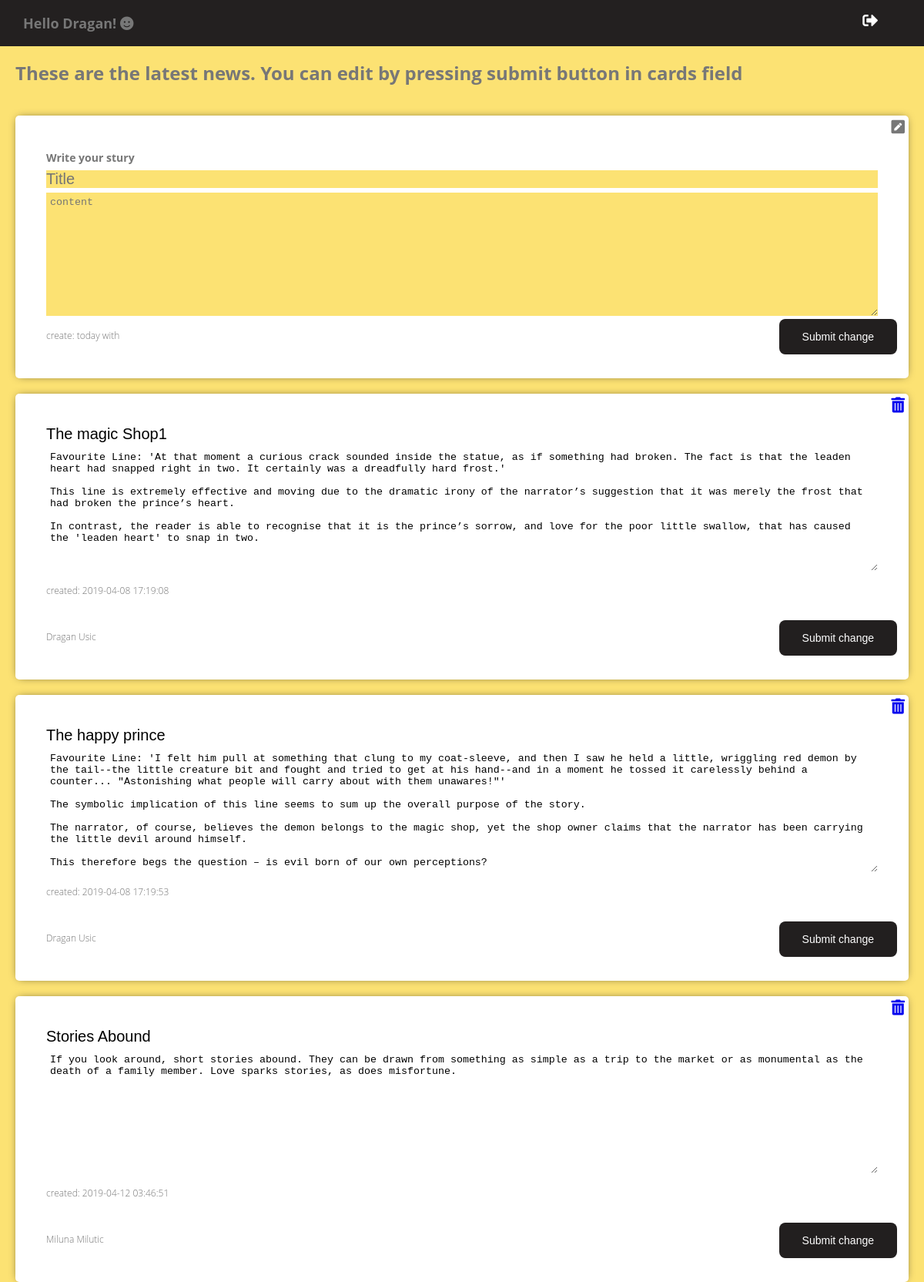
/welcome.php (signed in), run on the app's committed database.
### tables this page shows
CREATE TABLE `users` (
                       `ID` int(10) UNSIGNED NOT NULL,
                       `first_name` varchar(145) DEFAULT NULL,
                       `last_name` varchar(145) DEFAULT NULL,
                       `tel` varchar(50) DEFAULT NULL,
                       `email` varchar(545) DEFAULT NULL,
                       `gender` enum('male','female') DEFAULT NULL,
                       `pass` varchar(150) DEFAULT NULL,
                       `age` varchar(150) DEFAULT NULL
);

CREATE TABLE `news` (
                      `ID_news` int(10) UNSIGNED NOT NULL,
                      `title` varchar(245) DEFAULT NULL,
                      `date` timestamp NOT NULL DEFAULT CURRENT_TIMESTAMP,
                      `data` varchar(1045) DEFAULT NULL,
                      `users_ID` int(10) UNSIGNED NOT NULL
);

### functions.php (called while the page is built, shortened)
<?php
function findAllNews(mysqli $database)
{
  $statement = $database->prepare("SELECT * FROM news INNER JOIN users u ON users_ID=u.id ");
  $statement->execute();
  $news = $statement->get_result()->fetch_all(MYSQLI_ASSOC);
  return $news;
}
function findUser(mysqli $database, $user)
{
  $statement = $database->prepare("SELECT first_name, ID FROM users WHERE ID = ?");
  $statement->bind_param('i', $user);
  $statement->execute();
  $user = $statement->get_result()->fetch_all(MYSQLI_ASSOC);
  return $user;
}
?>

### welcome.php (the view, shortened to what this page needs)
<?php
require 'dbConect.php';
require 'functions.php';
$userCookie = $_SESSION['userID'];
try {
  $user = findUser($database, $userCookie);
  try {
    $news = findAllNews($database);
  } catch (Exception $exception) {
    $news = [];
  }
}  catch (Exception $exception) {
  $user = [];
}
?>
<!doctype html>
<lang="en">
<head>
  <link rel="stylesheet" href="https://use.fontawesome.com/releases/v5.7.2/css/all.css">
  <link rel="stylesheet" href="css/style.css">
</head>
<body>
  <header class="header">
    <div class="container">
      <nav>
        <ul>
          <li>
            <h2>Hello <?=$user['0']['first_name'] ?>! <i class="fas fa-smile"></i></h2>
          </li>
          <li>
            <a href="logOut.php"><i class="fas fa-sign-out-alt"></i></a>
          </li>
        </ul>
      </nav>
    </div>
  </header>
  <h1>These are the latest news. You can edit by pressing submit button in cards field</h1>
  <section>
    <div class="news">
      <form action="" method="post">
        <h3>Write your stury</h3>
        <input type="text"  placeholder="Title" id="title" name='titleCreate' style="background: #fce273" value="">
        <textarea name="dataCreate" id="data"  cols="30" style="background: #fce273" placeholder="content" rows="10"></textarea>
        <div id="date">create: today with<i class="fas fa-pen-square"></i></div>
        <button class="btnSubmit">Submit change</button>
      </form>
    </div>
    <?php foreach ($news as $new) : ?>
      <div class="news">
        <form action="" method="post">
            <a href="deleteNews.php?ID_news=<?=$new['ID_news'] ?>"> <i class="fas fa-trash-alt"></i></a>
          <input type="text" id="title" name='title' value="<?= $new['title']?>">
          <textarea name="data" id="data"  cols="30" rows="10"><?= $new['data'] ?></textarea>
          <div id="date">created: <?= $new['date'] ?></div>
          <div id="first_name"><br><?= $new['first_name'] .' ' .$new['last_name'] ?></div>
          <button class="btnSubmit">Submit change</button>
        </form>
      </div>
    <?php endforeach; ?>
</body>
</html>

### css/style.css (style rules this page uses)
html, body { height: 100%; width: 100%; }
* { margin:0; padding:0; box-sizing:border-box; font-smoothing:antialiased; text-rendering:optimizeLegibility; }
body { font-family:"Open Sans", Helvetica, Arial, sans-serif; font-weight:300; font-size: 12px; line-height:30px; color:#777; background: #fce273; }
div.container { width: 100%; padding-right: 15px; padding-left: 15px; margin-right: auto; margin-left: auto; }
header { padding: 15px; z-index: 200; background: #232020; position: relative; position: sticky; position: -webkit-sticky; top: 0; }
header a { margin: 0 30px; }
header div nav ul li a { text-decoration: none; color: #fff; }
header div nav ul { list-style-type: none; display: flex; justify-content: space-between; }
h1 { padding: 20px; }
div.news { margin: 20px; background: #fff; border-radius: 5px; -webkit-box-shadow: 0px 0px 12px -4px rgba(0,0,0,0.75); -moz-box-shadow: 0px 0px 12px -4px rgba(0,0,0,0.75); box-shadow: 0px 0px 12px -4px rgba(0,0,0,0.75); padding: 40px; position: relative; }
div.news i { position: absolute; top: 5px; right: 5px; font-size: 20px; cursor: pointer; }
div.news input#title { width: 100%; font-size: 20px; cursor: pointer; background: rgba(249,249,249,0.09); }
textarea#data { min-height: 100px; resize: vertical; width: 100%; padding: 5px; border: none; cursor: pointer; }
div.news input { border: none; }
i.fa-sign-out-alt,fa-pen-square { cursor: pointer; font-size: 20px; }
.btnSubmit { position: absolute; bottom: 31px; right: 15px; background: #221f1f; border-radius: 8px; padding: 15px 30px; border: none; color: #fff; font-size: 14px; cursor: pointer; text-decoration: none; }

### data on the page
users: first_name "Dragan"
news: title "The magic Shop1", data "Favourite Line: 'At that moment a curious crack sounded inside the statue, as if something had broken. The fact is that the leaden heart had snapped right in two. It certainly was a dreadfully hard frost.' This line is extremely effective and moving due to the dramatic irony of the narrator’s suggestion that it was merely the frost that had broken the prince’s heart. In contrast, the reader is able to recognise that it is the prince’s sorrow, and love for the poor little swallow, that has caused the 'leaden heart' to snap in two.", date "2019-04-08 17:19:08", users_ID.first_name "Dragan", users_ID.last_name "Usic"
news: title "The happy prince", data "Favourite Line: 'I felt him pull at something that clung to my coat-sleeve, and then I saw he held a little, wriggling red demon by the tail--the little creature bit and fought and tried to get at his hand--and in a moment he tossed it carelessly behind a counter... \"Astonishing what people will carry about with them unawares!\"' The symbolic implication of this line seems to sum up the overall purpose of the story. The narrator, of course, believes the demon belongs to the magic shop, yet the shop owner claims that the narrator has been carrying the little devil around himself. This therefore begs the question – is evil born of our own perceptions?", date "2019-04-08 17:19:53", users_ID.first_name "Dragan", users_ID.last_name "Usic"
news: title "Stories Abound", data "If you look around, short stories abound. They can be drawn from something as simple as a trip to the market or as monumental as the death of a family member. Love sparks stories, as does misfortune.", date "2019-04-12 03:46:51", users_ID.first_name "Miluna", users_ID.last_name "Milutic"
